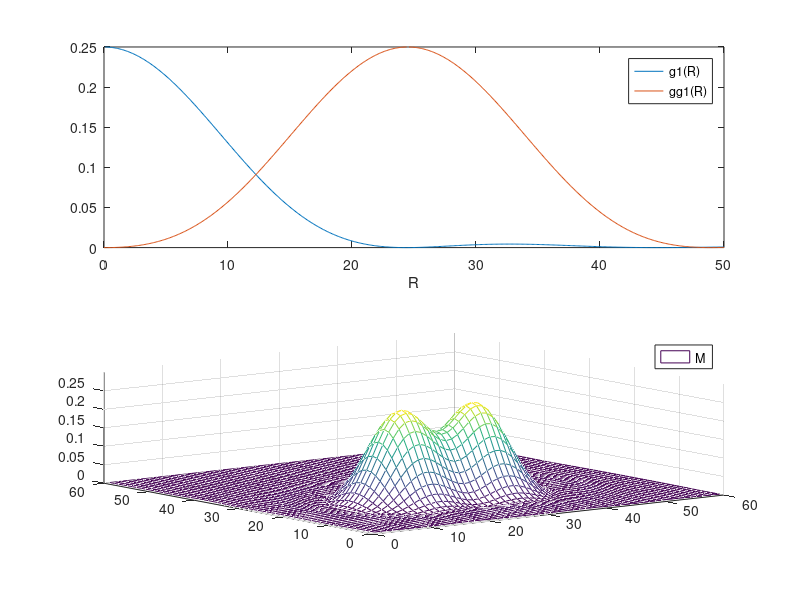

MATLAB code for this plot:
% W10BES3DS
% 1. Rayleigh distance corresponding to "resolution" is determined for two round
% apertures at distance d between them.
% 2. 3D graph of pattern of two round apertures at distance d.

% Radius of apertures is a, coordinate on the observation screen R, wavelength Lamda, and
% distance from aperture to screen is X

function W10BES3DS;
global a d X Lamda;
% 1. Determination of Rayleigh distance.
Lamda = 0.0005;
a = 0.05;
d = 24.5;
X = 4000;
R = (0:0.1:50);
g1R = (besselj(1,(2*pi*a*(R/(X*Lamda))))./(2*pi*a*(R/(X*Lamda)))).^2;
gg1R = (besselj(1,(2*pi*a*((R-d)/(X*Lamda))))./(2*pi*a*((R-d)/(X*Lamda)))).^2;

figure(1);
subplot(2,1,1);
plot(R,g1R,R,gg1R);
axis([0 50 0 0.25]);
xlabel('R');
legend('g1(R)','gg1(R)');

% 2. 3D Graph Distance d

N = 60;
X = 4000;
M = zeros(N,N);
for i=0:N
    for j=0:N
        
        xi = (-40) + 2.0001*i;
        yj = (-40) + 2.0001*j;
        M(i+1,j+1) = g2(xi,yj)+gg2(xi,yj);
    end;
end;

subplot(2,1,2);
mesh(M);
axis([0 N 0 N 0 0.3]);
legend('M');


function Out=RR(x,y)
Out = sqrt(x.^2+y.^2);

function Out=g2(x,y)
global a X Lamda;
Out = (besselj(1,(2*pi*a*(RR(x,y)/(X*Lamda))))./(2*pi*a*(RR(x,y)/(X*Lamda)))).^2;

function Out=gg2(x,y)
global a d X Lamda;
Out = (besselj(1,(2*pi*a*(RR(x,y-d)/(X*Lamda))))./(2*pi*a*(RR(x,y-d)/(X*Lamda)))).^2;
